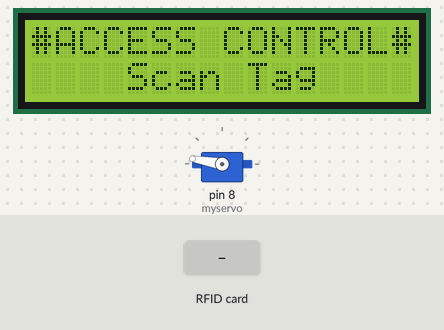
A sketch run on a simulated Arduino Uno, built with avr-gcc and run on an emulated ATmega328P. Shown: 16×2 character LCD, servo. The test bench sets the inputs (shaded band). What the sketch prints to the serial monitor is not drawn.

Above: at 1.3 s.
1.4 s: RFID card 9B CB 0C 99 held to the reader
At 2.4 s:
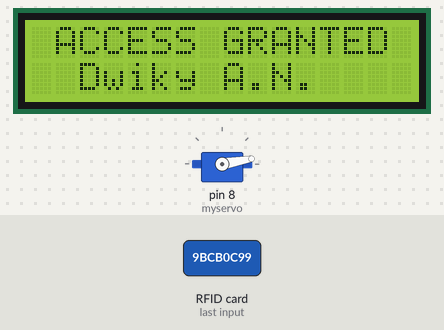
At 7.5 s:
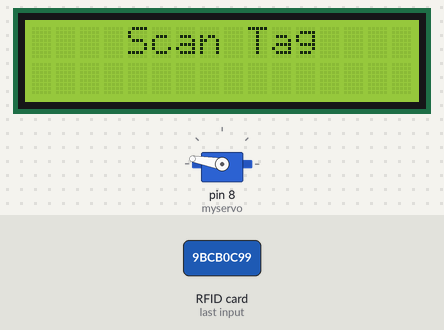
Timing chart, 0 to 8.9 s (numbered marks = the images above; inputs shaded):
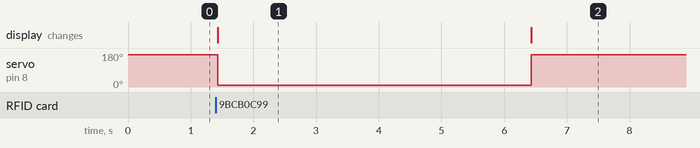

Measured:
- after the input at 1.4 s, servo on pin 8 (myservo): 170° → 10° at once, → 170° 5.0 s later; the display: changes at once (image 1)
- what the display in image 1 shows lasts 5.0 s, from 1.4 s to 6.4 s

The sketch:

project1.ino
```cpp
#include<MFRC522.h>
#include<LiquidCrystal.h>
#include<SPI.h>
#include<Servo.h>

#define rs 2
#define en 3
#define d4 4
#define d5 5
#define d6 6
#define d7 7

MFRC522 mfrc522(10,9);
LiquidCrystal lcd(rs,en,d4,d5,d6,d7);
Servo myservo;
void setup()
{
  Serial.begin(9600);
  SPI.begin();
  lcd.begin(16,2);
  myservo.attach(8);
  myservo.write(170);
  lcd.print("#ACCESS CONTROL#");
  lcd.setCursor(0,1);
  lcd.print("    Scan Tag");
  mfrc522.PCD_Init();
  Serial.println("Scan Tag");
}

void loop()
{
  if(!mfrc522.PICC_IsNewCardPresent())
  {
    return;
  }
  if(!mfrc522.PICC_ReadCardSerial())
  {
    return;
  }
  String uid="";
  Serial.println();
  Serial.print("UID=");
  for(int i=0;i<mfrc522.uid.size;i++)
  {
    Serial.print(mfrc522.uid.uidByte[i]<0x10 ? "0" : "");
    Serial.print(mfrc522.uid.uidByte[i],HEX);
    uid.concat(String(mfrc522.uid.uidByte[i]<0x10 ? "0" : ""));
    uid.concat(String(mfrc522.uid.uidByte[i],HEX));
  }
  uid.toUpperCase();
  if(uid=="9BCB0C99")
  {
    Serial.print(":Dwiky A.N.");
    lcd.clear();
    lcd.print(" ACCESS GRANTED");
    lcd.setCursor(0,1);
    lcd.print("  Dwiky A.N.");
    myservo.write(10);
  }

  else
  {
    Serial.print("ACCESS DENIED");
    lcd.clear();
    lcd.print("  ACCESS DENIED");
    myservo.write(170);
  }
  delay(5000);
  myservo.write(170);
  lcd.clear();
  lcd.print("    Scan Tag");
  return;
}
```
